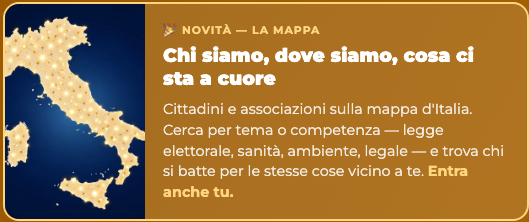
#> input picture images/og-src.png, 529 x 222 px, found by its file name
$ python pa_og_build.py
#> lines starting #> are read from the running program, lines starting #| are printed output that depends on the picture
from pathlib import Path
from PIL import Image

BASE = Path("/Users/luigia/SITO-PA")
src = BASE / "images" / "og-src.png"
dst = BASE / "images" / "mappa-og.jpg"

im = Image.open(src).convert("RGB")
print("originale:", im.size)
#| originale: (529, 222)

W, H = 1200, 630
r = max(W / im.width, H / im.height)
#> r = 2.84
im = im.resize((round(im.width * r), round(im.height * r)), Image.LANCZOS)
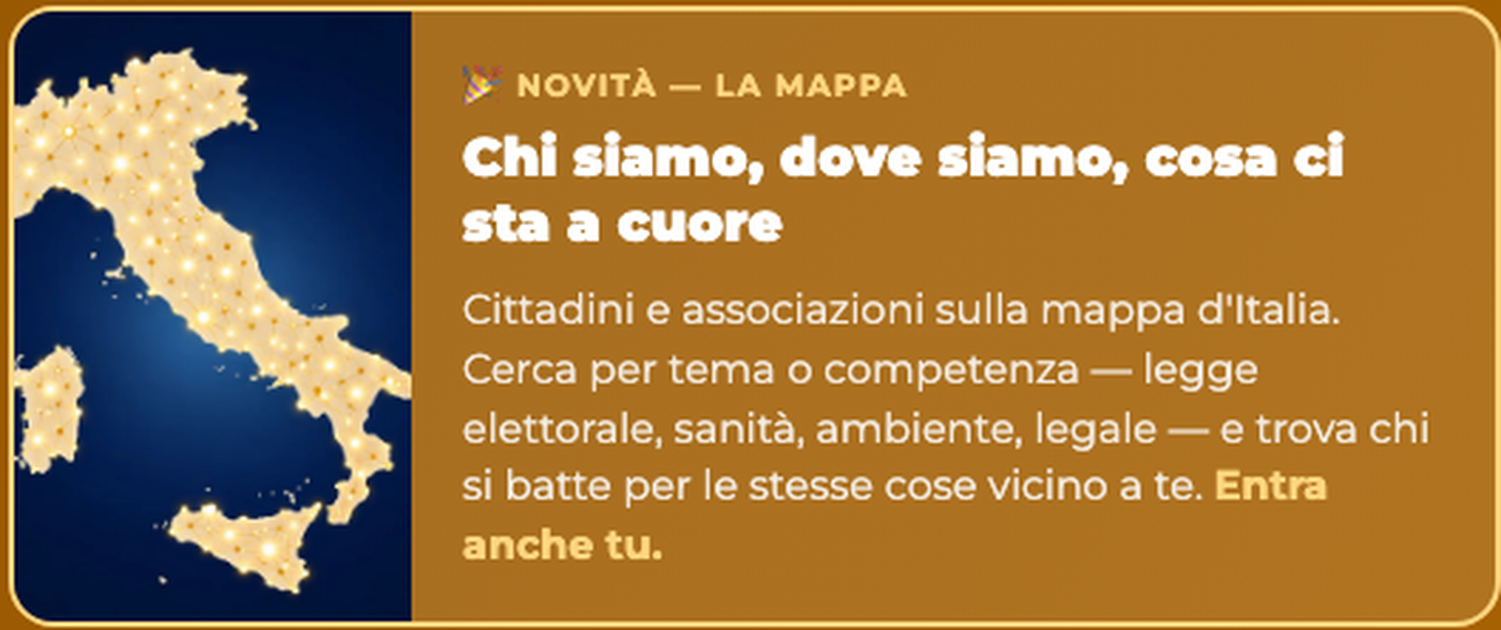
#> im: PIL image 1501x630 RGB; mean R, G, B 153.8, 116.5, 64.6
left = (im.width - W) // 2
#> left = 150
top  = (im.height - H) // 2
#> top = 0
im = im.crop((left, top, left + W, top + H))
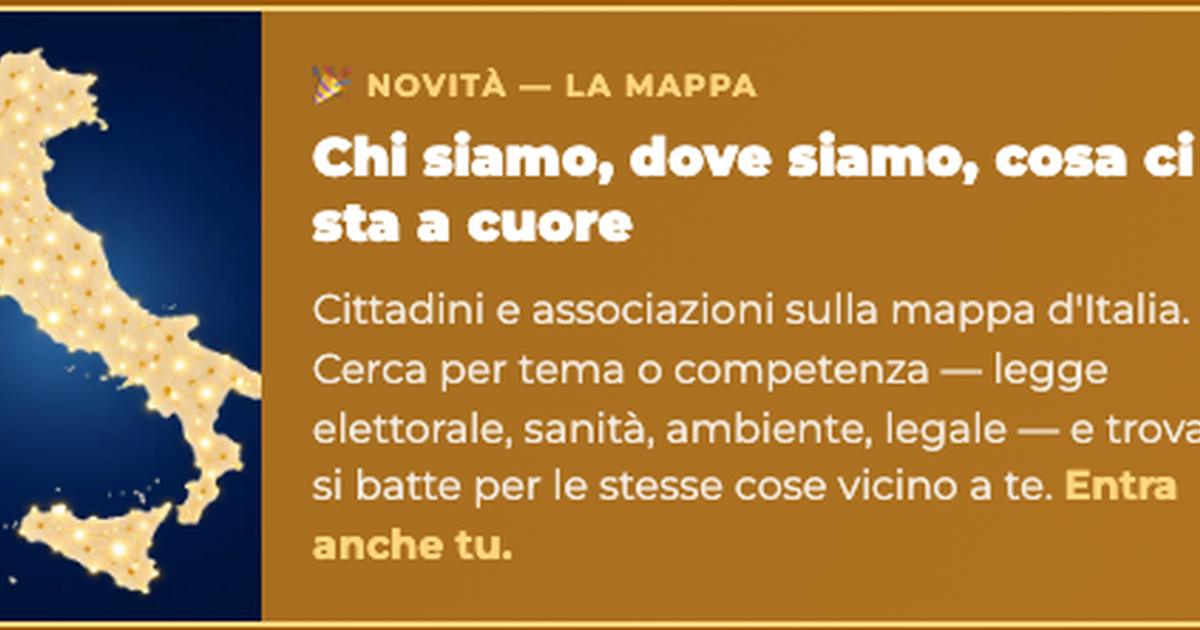
#> im: PIL image 1200x630 RGB; mean R, G, B 158.5, 119.1, 64.4
im.save(dst, "JPEG", quality=90, optimize=True)
print("creato:", dst, im.size)
#| creato: /Users/luigia/SITO-PA/images/mappa-og.jpg (1200, 630)
